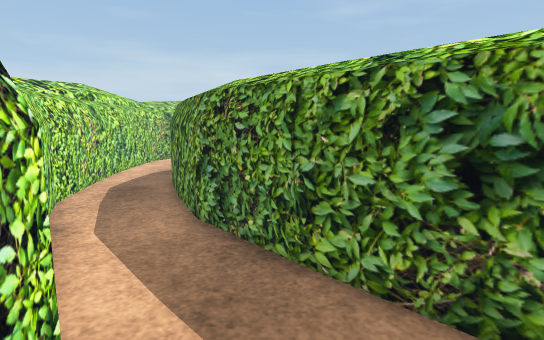
[1] (above)

20 first-person views from a walk through a scene from a Unity 3-D project. The camera is 1.2 m above the floor, tilts 8° down and sees 80° across. The floor is counted in squares, 0.5 m on a side. Each view is taken from the middle of a square. On the plan, view 1 faces up. The plan holds only what a view shows up to about 20 squares ahead; the rest is blank. The place goes on beyond the plan. Some animated figures are left out. Some surface patterns are stand-ins.

[2]
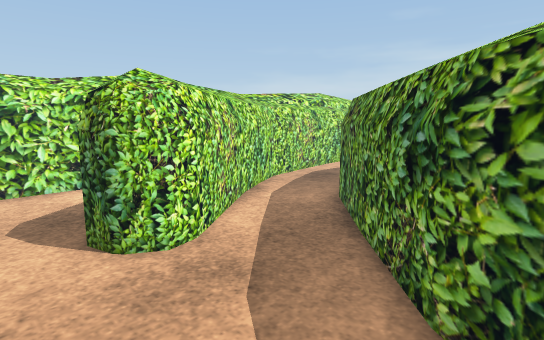

[3]
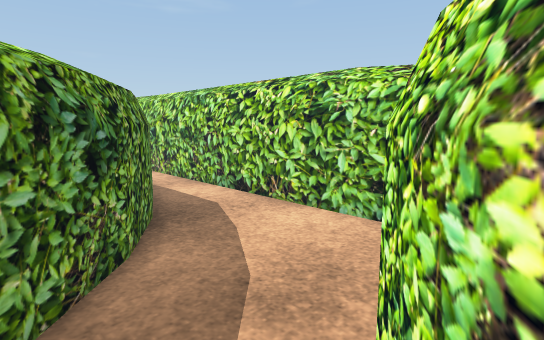

[4]
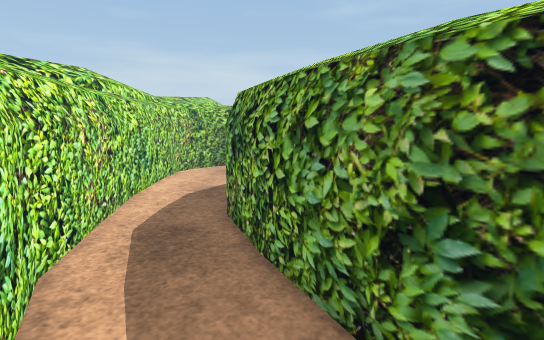

[5]
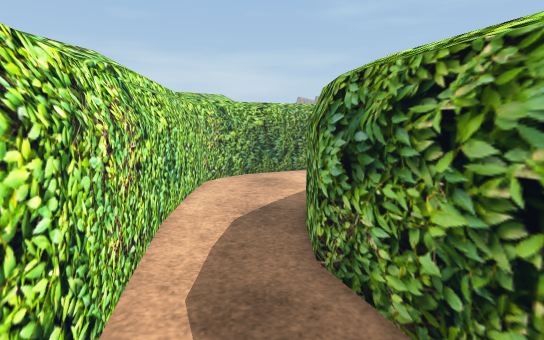

[6]
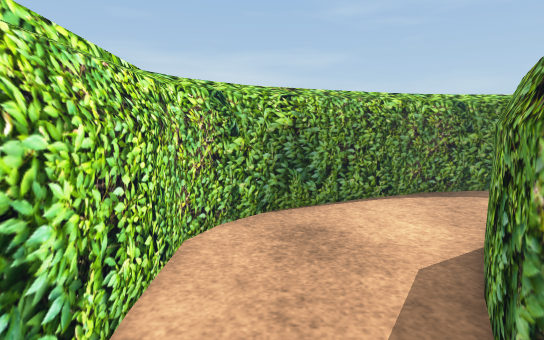

[7]
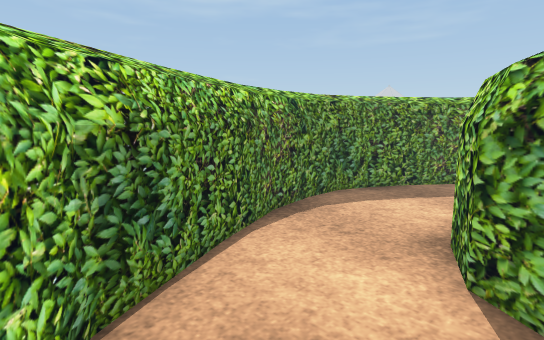

[8]
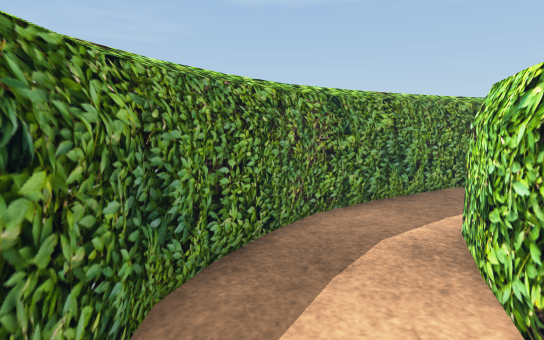

[9]
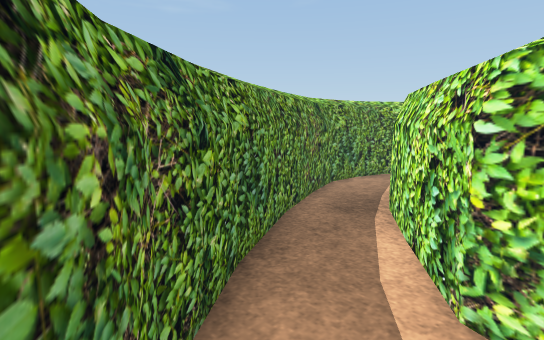

[10]
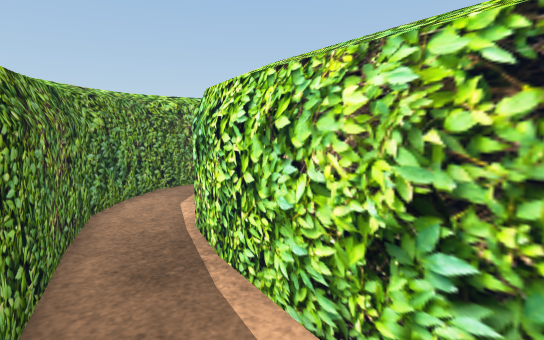

[11]
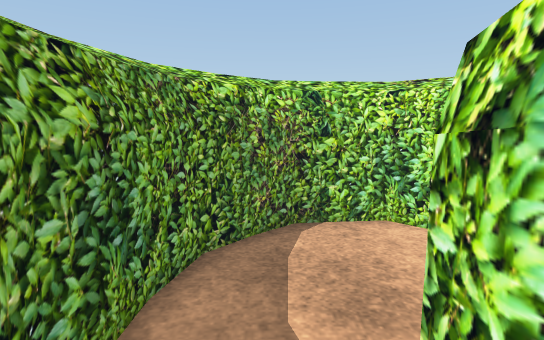

[12]
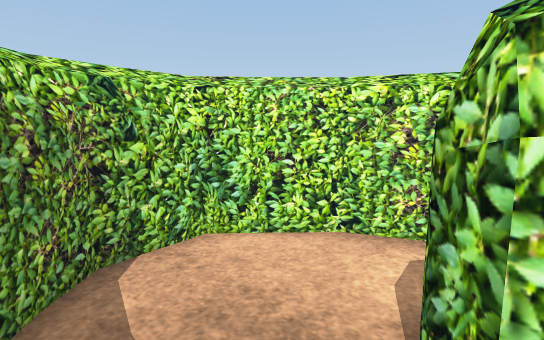

[13]
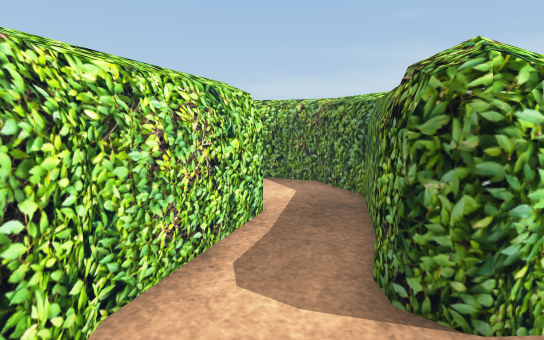

[14]
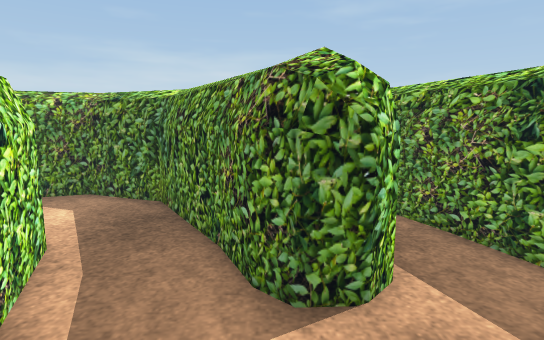

[15]
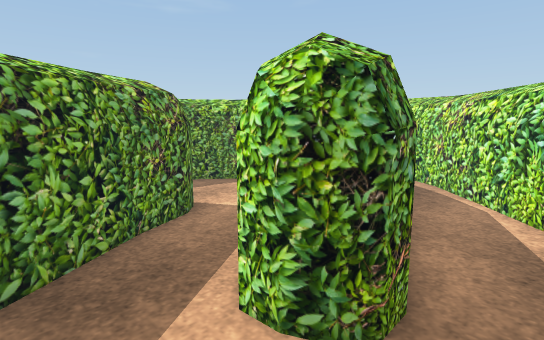

[16]
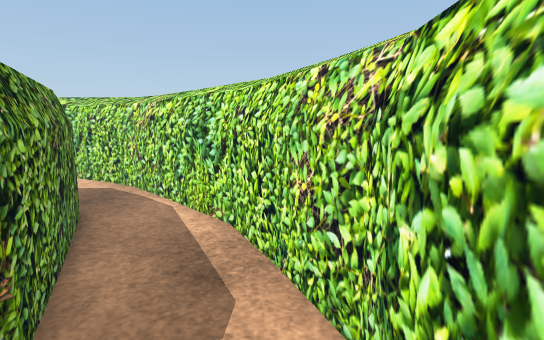

[17]
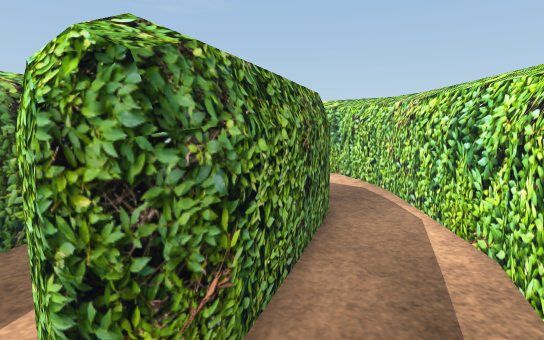

[18]
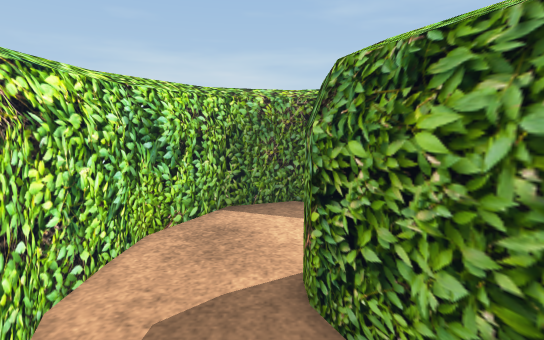

[19]
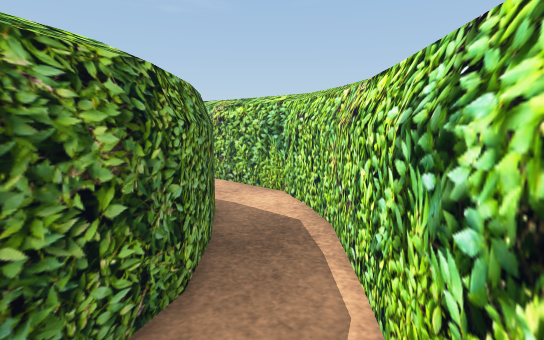

[20]
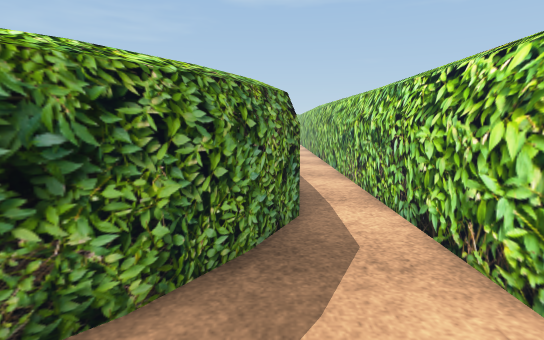

### Floor plan
Key: @ floor where view 1 was taken; # wall or solid block; . floor; ^ raised ledge.
Columns run from 9 left of view 1 to 19 right of it. Each row starts with its distance up from view 1.
 27         ######
 26      #####...###
 25    ####........##
 24   ###...........##
 23  ##..............##
 22  ##.....######....##
 21  #.....### #####..##
 20  #....###########..##
 19  #....####..#####...#
 18  #...####.....####..##
 17  #...###.......####.##
 16  #...###.......####..##
 15 ^^...###...###..####.##
 14  ^#..###...###..####..#
 13  ##..###...####..##...#
 12  ##..####..####.......#
 11   #...###...####.....##
 10   #...####..####.....##
  9   ##...###...####...##
  8    #...####...#######
  7    ##...####...##
  6     ##...####...#
  5      #....####.....
  4      ##....#####....
  3 #     ##....###########
  2 #...  ##.....###
  1 #.... ##......###
  0 #........@......##
 -1       .......................
 -2           ###################

Where each view was taken, in squares from view 1:
view 1: 0 up, 0 right, facing up
view 2: 1 down, 4 right, facing up-left
view 3: 5 up, 3 left, facing down-right
view 4: 5 up, 3 left, facing up
view 5: 8 up, 5 left, facing up
view 6: 15 up, 6 left, facing up
view 7: 20 up, 7 left, facing up-right
view 8: 25 up, 1 left, facing right
view 9: 25 up, 5 right, facing down-right
view 10: 22 up, 8 right, facing down
view 11: 16 up, 11 right, facing down
view 12: 14 up, 12 right, facing down-left
view 13: 9 up, 10 right, facing up-left
view 14: 9 up, 8 right, facing up
view 15: 18 up, 0 right, facing down-right
view 16: 17 up, 1 left, facing down
view 17: 16 up, 1 left, facing down-right
view 18: 10 up, 1 right, facing up
view 19: 11 up, 0 right, facing down-right
view 20: 1 up, 1 left, facing right
